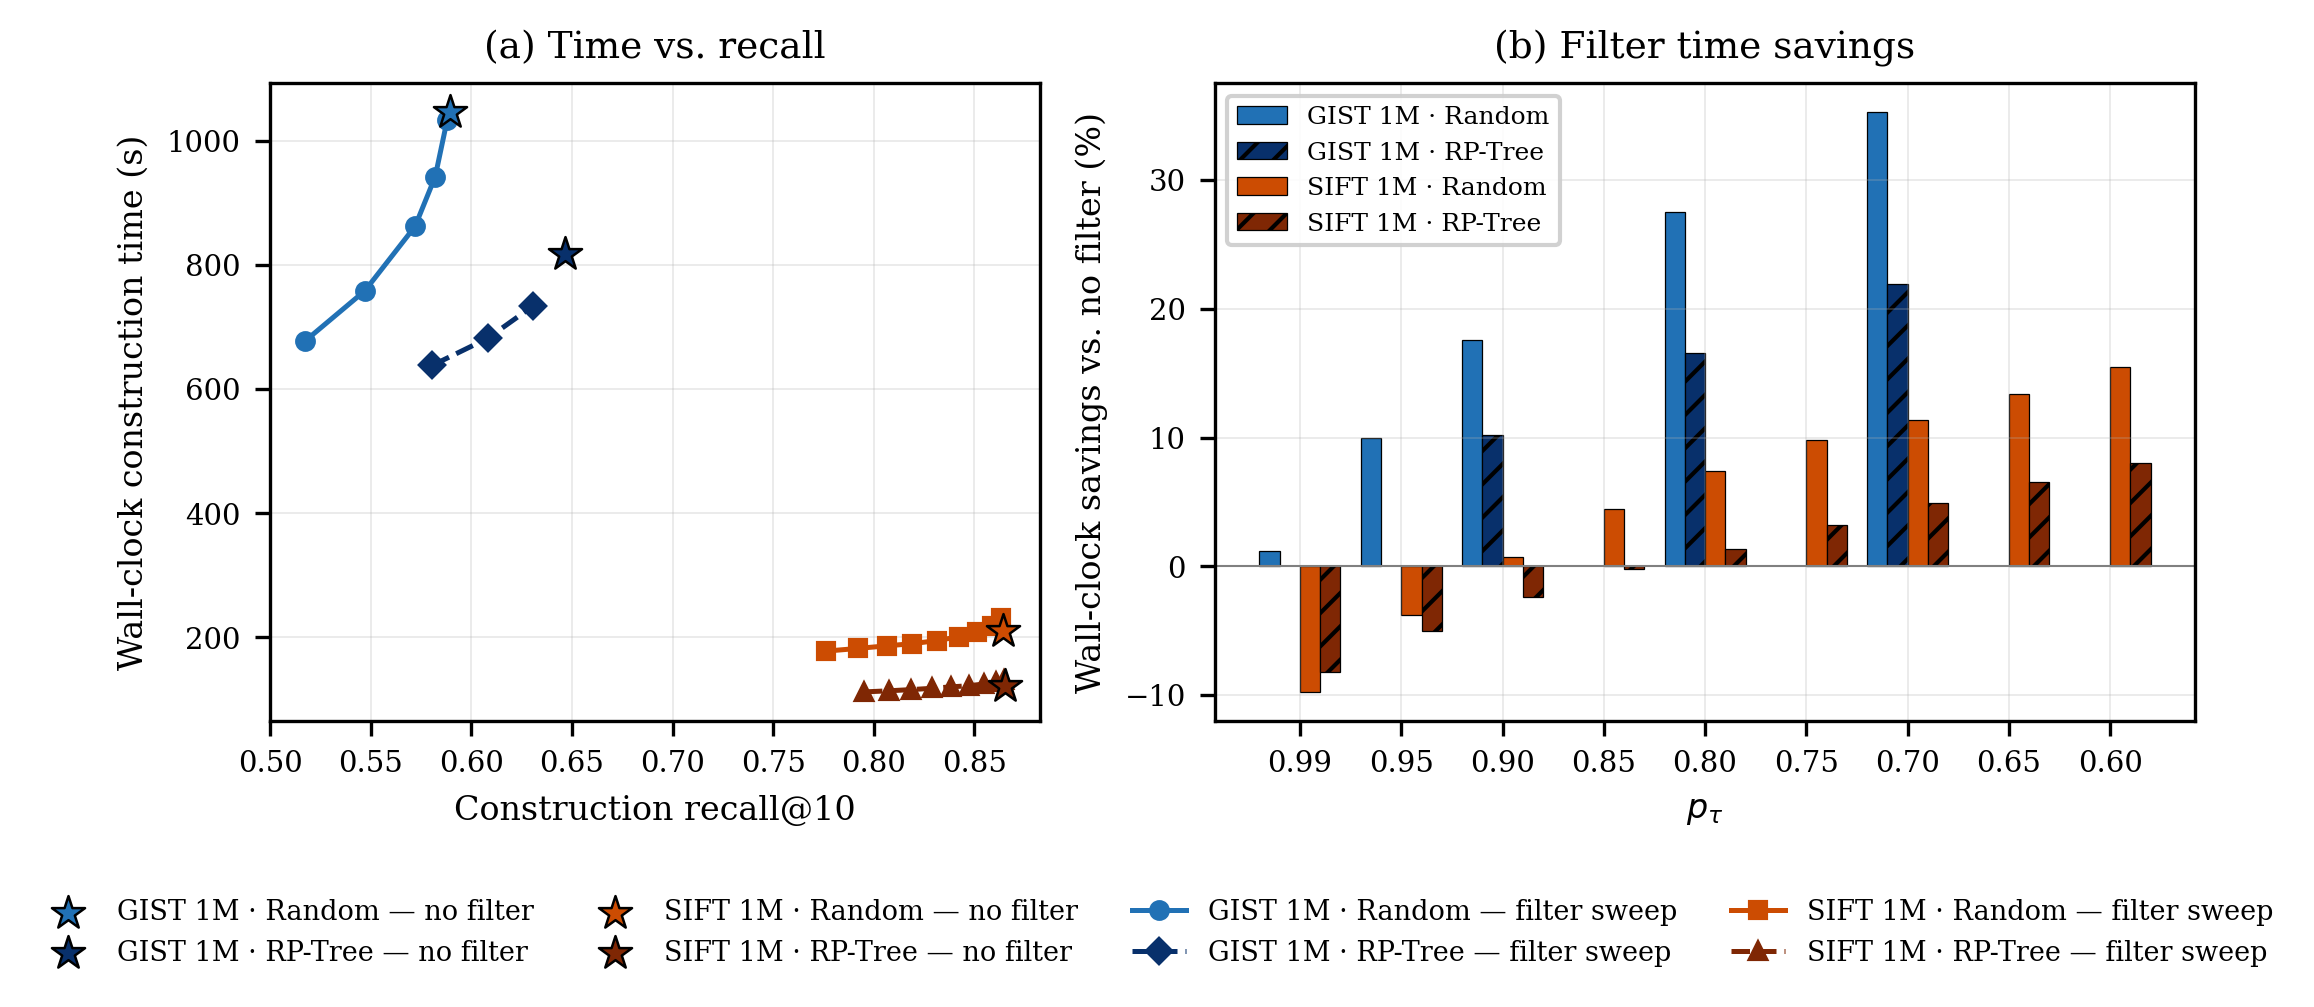

Here is the Python script that generated this plot:
"""Fig 3 — Same layout as Fig 1 but adds RP-Tree initialization.
(a) Wall-clock time vs construction recall for Random and RP-Tree init, on
    SIFT 1M and GIST 1M (4 curves total).
(b) Percentage wall-clock savings from the filter, 4 bars per p_tau.
No-filter baselines appear first in the legend; legend sits outside.
Double-column IEEE figure.
"""
import os
import numpy as np
import matplotlib.pyplot as plt
from parse import collect_filter_sweep
from style import DOUBLE

OUT = os.path.dirname(os.path.abspath(__file__))

PT_ORDER = [0.99, 0.95, 0.90, 0.85, 0.80, 0.75, 0.70, 0.65, 0.60]

SERIES = [
    # (tag, init, dataset_label, init_label, color, marker)
    ("gist1m", "random", "GIST 1M", "Random",  "#2171b5", "o"),
    ("gist1m", "rptree", "GIST 1M", "RP-Tree", "#08306b", "D"),
    ("sift1m", "random", "SIFT 1M", "Random",  "#cc4c02", "s"),
    ("sift1m", "rptree", "SIFT 1M", "RP-Tree", "#7f2704", "^"),
]


def baseline_and_runs(tag, init):
    """Return (baseline, all pτ runs, pτ runs with construction recall)."""
    builds = collect_filter_sweep(tag, init)
    base = next((b for b in builds if b["pt"] is None), None)
    all_runs = [b for b in builds if b["pt"] is not None]
    all_runs.sort(key=lambda b: b["pt"])
    with_recall = [b for b in all_runs if b["recall"] > 0.0]
    return base, all_runs, with_recall


fig, (ax_line, ax_bar) = plt.subplots(
    1, 2, figsize=(DOUBLE, 3.2), gridspec_kw={"width_ratios": [1.1, 1.4]}
)

# ---- Panel (a): time vs recall ---------------------------------------------
handles, labels = [], []

# No-filter first
for tag, init, ds, ilabel, color, marker in SERIES:
    base, _, _ = baseline_and_runs(tag, init)
    if base is None:
        continue
    h = ax_line.scatter([base["recall"]], [base["total_time"]],
                        marker="*", s=70, color=color,
                        edgecolor="black", linewidth=0.6, zorder=5)
    handles.append(h)
    labels.append(f"{ds} · {ilabel} — no filter")

for tag, init, ds, ilabel, color, marker in SERIES:
    _, _, runs = baseline_and_runs(tag, init)
    if not runs:
        continue
    xs = [b["recall"] for b in runs]
    ys = [b["total_time"] for b in runs]
    ls = "-" if init == "random" else "--"
    h, = ax_line.plot(xs, ys, marker=marker, color=color, linewidth=1.2,
                      markersize=4, linestyle=ls)
    handles.append(h)
    labels.append(f"{ds} · {ilabel} — filter sweep")

ax_line.set_xlabel("Construction recall@10")
ax_line.set_ylabel("Wall-clock construction time (s)")
ax_line.set_title("(a) Time vs. recall")

# ---- Panel (b): grouped savings bars ---------------------------------------
x = np.arange(len(PT_ORDER))
n = len(SERIES)
width = 0.8 / n

for i, (tag, init, ds, ilabel, color, _) in enumerate(SERIES):
    base, _, with_recall = baseline_and_runs(tag, init)
    if base is None:
        continue
    # Only show bars where we also have recall, so line and bar panels
    # stay consistent per series.
    run_by_pt = {b["pt"]: b for b in with_recall}
    savings = []
    for pt in PT_ORDER:
        b = run_by_pt.get(pt)
        if b is None:
            savings.append(np.nan)
        else:
            savings.append(100.0 * (1.0 - b["total_time"] / base["total_time"]))
    offset = (i - (n - 1) / 2) * width
    hatch = "" if init == "random" else "///"
    ax_bar.bar(x + offset, savings, width, color=color, edgecolor="black",
               linewidth=0.3, hatch=hatch, label=f"{ds} · {ilabel}")

ax_bar.axhline(0, color="gray", linewidth=0.5)
ax_bar.set_xticks(x)
ax_bar.set_xticklabels([f"{p:.2f}" for p in PT_ORDER])
ax_bar.set_xlabel(r"$p_\tau$")
ax_bar.set_ylabel("Wall-clock savings vs. no filter (%)")
ax_bar.set_title("(b) Filter time savings")
ax_bar.legend(loc="upper left", framealpha=0.9, fontsize=6)

# Shared legend for panel (a) below the figure (4 no-filter + 4 sweeps = 8)
fig.legend(handles, labels, loc="lower center", ncol=4,
           bbox_to_anchor=(0.5, -0.04), frameon=False, fontsize=6.5)

plt.tight_layout(rect=(0, 0.09, 1, 1))
out = os.path.join(OUT, "fig3_rptree_time_vs_recall")
plt.savefig(out + ".pdf")
plt.savefig(out + ".png", dpi=300)
print(f"Saved: {out}.{{pdf,png}}")
